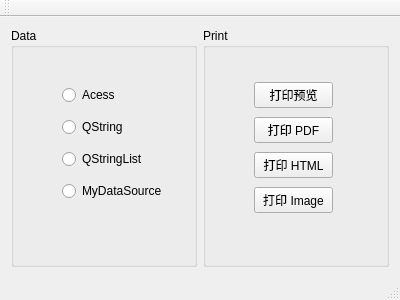
<?xml version="1.0" encoding="UTF-8"?>
<ui version="4.0">
 <class>MainWindow</class>
 <widget class="QMainWindow" name="MainWindow">
  <property name="geometry">
   <rect>
    <x>0</x>
    <y>0</y>
    <width>400</width>
    <height>300</height>
   </rect>
  </property>
  <property name="windowTitle">
   <string>MainWindow</string>
  </property>
  <widget class="QWidget" name="centralWidget">
   <layout class="QGridLayout" name="gridLayout_3">
    <item row="0" column="0">
     <widget class="QGroupBox" name="groupBox">
      <property name="title">
       <string>Data</string>
      </property>
      <widget class="QWidget" name="layoutWidget">
       <property name="geometry">
        <rect>
         <x>40</x>
         <y>40</y>
         <width>121</width>
         <height>151</height>
        </rect>
       </property>
       <layout class="QGridLayout" name="gridLayout_2">
        <item row="0" column="0">
         <widget class="QRadioButton" name="radioButton_Acess">
          <property name="text">
           <string>Acess</string>
          </property>
         </widget>
        </item>
        <item row="1" column="0">
         <widget class="QRadioButton" name="radioButton_QString">
          <property name="text">
           <string>QString</string>
          </property>
         </widget>
        </item>
        <item row="2" column="0">
         <widget class="QRadioButton" name="radioButton_QSList">
          <property name="text">
           <string>QStringList</string>
          </property>
         </widget>
        </item>
        <item row="3" column="0">
         <widget class="QRadioButton" name="radioButton_MyDS">
          <property name="text">
           <string>MyDataSource</string>
          </property>
         </widget>
        </item>
       </layout>
      </widget>
     </widget>
    </item>
    <item row="0" column="1">
     <widget class="QGroupBox" name="groupBox_2">
      <property name="title">
       <string>Print</string>
      </property>
      <widget class="QWidget" name="layoutWidget">
       <property name="geometry">
        <rect>
         <x>40</x>
         <y>40</y>
         <width>101</width>
         <height>161</height>
        </rect>
       </property>
       <layout class="QGridLayout" name="gridLayout">
        <item row="0" column="0">
         <widget class="QPushButton" name="pushButton_PreView">
          <property name="text">
           <string>打印预览</string>
          </property>
         </widget>
        </item>
        <item row="1" column="0">
         <widget class="QPushButton" name="pushButton_PDF">
          <property name="text">
           <string>打印 PDF</string>
          </property>
         </widget>
        </item>
        <item row="2" column="0">
         <widget class="QPushButton" name="pushButton_HTML">
          <property name="text">
           <string>打印 HTML</string>
          </property>
         </widget>
        </item>
        <item row="3" column="0">
         <widget class="QPushButton" name="pushButton_Image">
          <property name="text">
           <string>打印 Image</string>
          </property>
         </widget>
        </item>
       </layout>
      </widget>
     </widget>
    </item>
   </layout>
  </widget>
  <widget class="QMenuBar" name="menuBar">
   <property name="geometry">
    <rect>
     <x>0</x>
     <y>0</y>
     <width>400</width>
     <height>19</height>
    </rect>
   </property>
  </widget>
  <widget class="QToolBar" name="mainToolBar">
   <attribute name="toolBarArea">
    <enum>TopToolBarArea</enum>
   </attribute>
   <attribute name="toolBarBreak">
    <bool>false</bool>
   </attribute>
  </widget>
  <widget class="QStatusBar" name="statusBar"/>
 </widget>
 <layoutdefault spacing="6" margin="11"/>
 <resources/>
 <connections/>
</ui>
